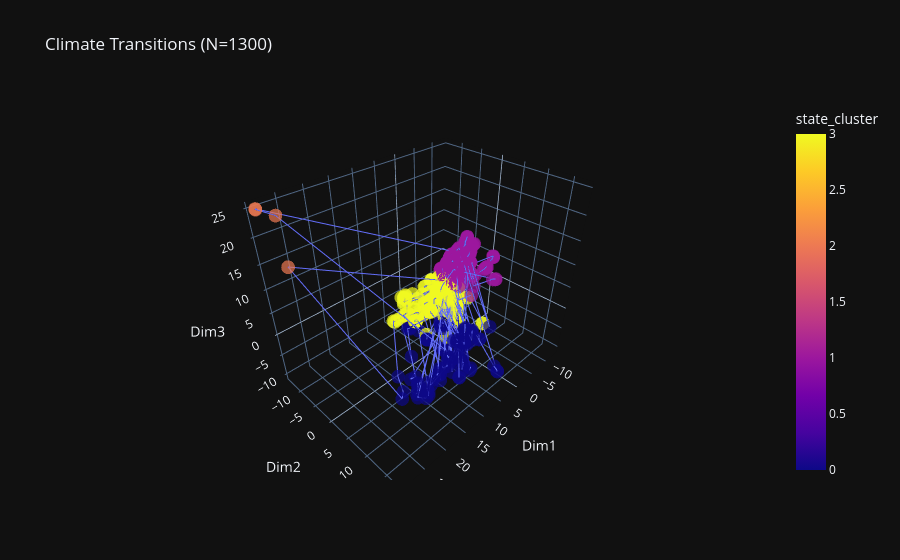

Here is the notebook cell this chart was saved with:
### Code cell
from sklearn.cluster import KMeans
from sklearn.metrics import silhouette_score
import plotly.express as px

# Run KMeans on the 1,300 points
n_states = 4
kmeans = KMeans(n_clusters=n_states, random_state=42, n_init=10)
df_viz['state_cluster'] = kmeans.fit_predict(latent_coords)

# Check the Trust Score
score = silhouette_score(latent_coords, df_viz['state_cluster'])
print(f"Silhouette Score for 1,300 points: {score:.4f}")

# 3D Plot with 'Snakes' colored by Country, but Points colored by State
fig = px.scatter_3d(
    df_viz, 
    x='Dim1', y='Dim2', z='Dim3',
    color='state_cluster',        # Color shows the 'Regime'
    hover_name='Name',
    hover_data=['year'],
    title=f"Climate Transitions (N=1300)",
    template='plotly_dark',
    opacity=0.7
)

# Optional: Add the lines back in to see the paths through the clusters
fig.update_traces(mode='markers+lines') 
fig.show()

### Figure 1 — Plotly figure (JSON) as saved in the notebook; plotly's stock layout.template omitted (floating-point values rounded to 4 significant figures; data arrays with more than 128 entries replaced by an {"elided": "..."} marker saying what was removed)
{"data": [{"customdata": {"elided": "1029x1 int values"}, "hovertemplate": "<b>%{hovertext}</b><br><br>Dim1=%{x}<br>Dim2=%{y}<br>Dim3=%{z}<br>year=%{customdata[0]}<br>state_cluster=%{marker.color}<extra></extra>", "hovertext": {"elided": "1029 str values"}, "legendgroup": "", "marker": {"color": {"elided": "1029 int values"}, "coloraxis": "coloraxis", "opacity": 0.7, "symbol": "circle"}, "mode": "markers+lines", "name": "", "scene": "scene", "showlegend": false, "type": "scatter3d", "x": {"elided": "1029 float values"}, "y": {"elided": "1029 float values"}, "z": {"elided": "1029 float values"}}], "layout": {"coloraxis": {"colorbar": {"title": {"text": "state_cluster"}}, "colorscale": [[0, "#0d0887"], [0.1111, "#46039f"], [0.2222, "#7201a8"], [0.3333, "#9c179e"], [0.4444, "#bd3786"], [0.5556, "#d8576b"], [0.6667, "#ed7953"], [0.7778, "#fb9f3a"], [0.8889, "#fdca26"], [1, "#f0f921"]]}, "legend": {"tracegroupgap": 0}, "scene": {"domain": {"x": [0, 1], "y": [0, 1]}, "xaxis": {"title": {"text": "Dim1"}}, "yaxis": {"title": {"text": "Dim2"}}, "zaxis": {"title": {"text": "Dim3"}}}, "title": {"text": "Climate Transitions (N=1300)"}}}
